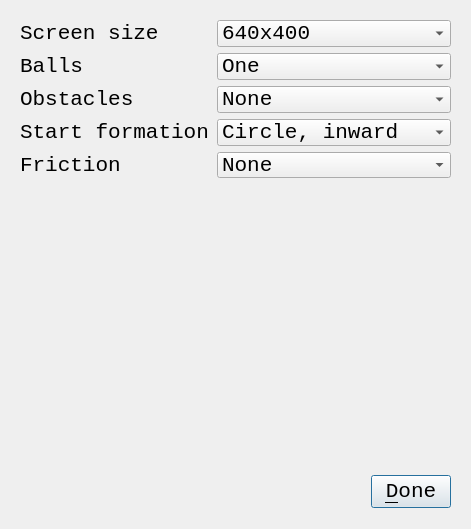
<?xml version="1.0" encoding="UTF-8"?>
<ui version="4.0">
 <class>QtBoenkenArenaDialog</class>
 <widget class="QDialog" name="QtBoenkenArenaDialog">
  <property name="geometry">
   <rect>
    <x>0</x>
    <y>0</y>
    <width>471</width>
    <height>529</height>
   </rect>
  </property>
  <property name="font">
   <font>
    <family>Courier New</family>
    <pointsize>16</pointsize>
   </font>
  </property>
  <property name="windowTitle">
   <string>Set up arena</string>
  </property>
  <property name="windowIcon">
   <iconset resource="Boenken.qrc">
    <normaloff>:/images/R.png</normaloff>:/images/R.png</iconset>
  </property>
  <layout class="QVBoxLayout" name="verticalLayout">
   <item>
    <widget class="QWidget" name="widget" native="true">
     <property name="maximumSize">
      <size>
       <width>16777215</width>
       <height>176</height>
      </size>
     </property>
     <layout class="QGridLayout" name="gridLayout">
      <item row="2" column="0">
       <widget class="QLabel" name="label_obstacles">
        <property name="text">
         <string>Obstacles</string>
        </property>
       </widget>
      </item>
      <item row="2" column="1">
       <widget class="QComboBox" name="box_obstacles">
        <item>
         <property name="text">
          <string>None</string>
         </property>
        </item>
        <item>
         <property name="text">
          <string>Two</string>
         </property>
        </item>
       </widget>
      </item>
      <item row="3" column="0">
       <widget class="QLabel" name="label_start">
        <property name="text">
         <string>Start formation</string>
        </property>
       </widget>
      </item>
      <item row="3" column="1">
       <widget class="QComboBox" name="box_formation">
        <property name="minimumSize">
         <size>
          <width>234</width>
          <height>0</height>
         </size>
        </property>
        <property name="currentIndex">
         <number>1</number>
        </property>
        <item>
         <property name="text">
          <string>Line</string>
         </property>
        </item>
        <item>
         <property name="text">
          <string>Circle, inward</string>
         </property>
        </item>
        <item>
         <property name="text">
          <string>Circle, outward</string>
         </property>
        </item>
       </widget>
      </item>
      <item row="0" column="0">
       <widget class="QLabel" name="label_screen">
        <property name="text">
         <string>Screen size</string>
        </property>
       </widget>
      </item>
      <item row="0" column="1">
       <widget class="QComboBox" name="box_screen_size">
        <property name="currentIndex">
         <number>1</number>
        </property>
        <item>
         <property name="text">
          <string>Full screen</string>
         </property>
        </item>
        <item>
         <property name="text">
          <string>640x400</string>
         </property>
        </item>
       </widget>
      </item>
      <item row="4" column="0">
       <widget class="QLabel" name="label_friction">
        <property name="text">
         <string>Friction</string>
        </property>
       </widget>
      </item>
      <item row="4" column="1">
       <widget class="QComboBox" name="box_friction">
        <property name="currentIndex">
         <number>0</number>
        </property>
        <item>
         <property name="text">
          <string>None</string>
         </property>
        </item>
        <item>
         <property name="text">
          <string>Low</string>
         </property>
        </item>
        <item>
         <property name="text">
          <string>Medium</string>
         </property>
        </item>
       </widget>
      </item>
      <item row="1" column="0">
       <widget class="QLabel" name="label_balls">
        <property name="text">
         <string>Balls</string>
        </property>
       </widget>
      </item>
      <item row="1" column="1">
       <widget class="QComboBox" name="box_nballs">
        <item>
         <property name="text">
          <string>One</string>
         </property>
        </item>
        <item>
         <property name="text">
          <string>Two</string>
         </property>
        </item>
       </widget>
      </item>
     </layout>
    </widget>
   </item>
   <item>
    <widget class="QWidget" name="widget_3" native="true"/>
   </item>
   <item>
    <widget class="QWidget" name="widget_2" native="true">
     <property name="maximumSize">
      <size>
       <width>16777215</width>
       <height>53</height>
      </size>
     </property>
     <layout class="QHBoxLayout" name="horizontalLayout">
      <item>
       <spacer name="horizontalSpacer">
        <property name="orientation">
         <enum>Qt::Horizontal</enum>
        </property>
        <property name="sizeHint" stdset="0">
         <size>
          <width>373</width>
          <height>20</height>
         </size>
        </property>
       </spacer>
      </item>
      <item>
       <widget class="QPushButton" name="button_done">
        <property name="text">
         <string>&amp;Done</string>
        </property>
       </widget>
      </item>
     </layout>
    </widget>
   </item>
  </layout>
 </widget>
 <tabstops>
  <tabstop>box_screen_size</tabstop>
  <tabstop>box_nballs</tabstop>
  <tabstop>box_obstacles</tabstop>
  <tabstop>box_formation</tabstop>
  <tabstop>box_friction</tabstop>
  <tabstop>button_done</tabstop>
 </tabstops>
 <resources>
  <include location="Boenken.qrc"/>
 </resources>
 <connections/>
</ui>
